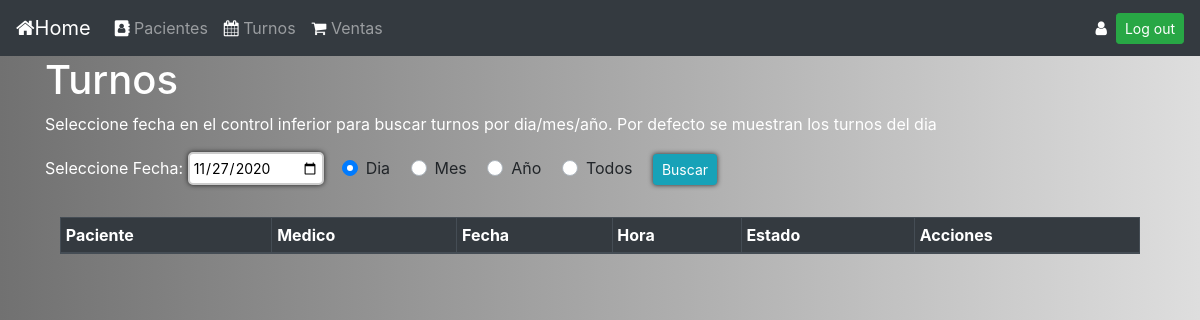
Page /turnos (signed in) on the earlier database version.
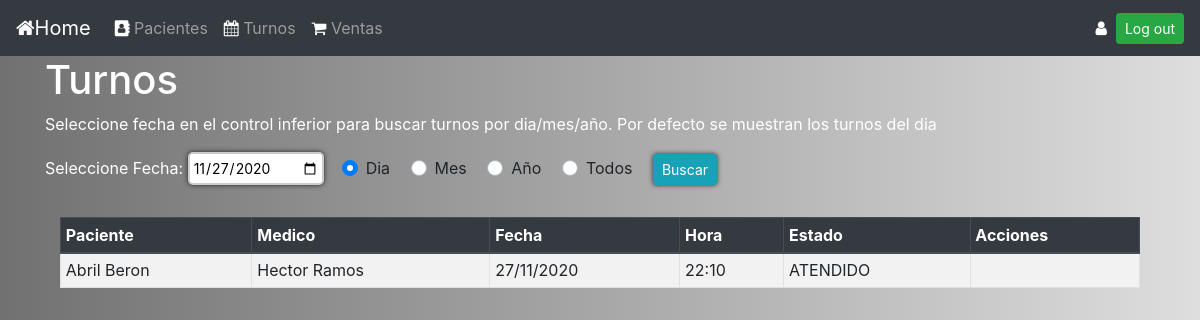
Same page on the later database version.
### gestion_consultorio/models.py (models this page shows)
class turno(models.Model):
    id_paciente = models.ForeignKey(paciente, on_delete=models.CASCADE)
    fecha_turno =  models.DateField()
    hora_turno =  models.TimeField()
    id_medico = models.ForeignKey(medico, on_delete=models.CASCADE)
    estado_turno = models.CharField(max_length=32, default='PENDIENTE', choices=[('PENDIENTE','pendiente'),('AUSENTE','ausente'),('ATENDIDO','atendido')])

class paciente(models.Model):
    nombre = models.CharField(max_length=64)
    apellido = models.CharField(max_length=64)
    def __str__(self):
        return f"{self.nombre} {self.apellido}"

class medico(models.Model):
    nombre = models.CharField(max_length=64)
    apellido = models.CharField(max_length=64)
    def __str__(self):
        return f"{self.nombre} {self.apellido}"

### gestion_consultorio/views.py (the view, shortened to what this page needs)
# urls.py: path('turnos', views.turnos, name='turnos'),
@login_required(login_url='login_view')
@user_passes_test(acceso_turnos, login_url='errorpermisos')
def turnos(request):
    hoy=datetime.date.today()
    fecha_filtro = {'fecha_turno': hoy}
    usuario = None
    if request.user.is_authenticated:
        usuario_nombre = request.user.first_name
        usuario_apellido = request.user.last_name
        try:
            medico_filtro=medico.objects.get(nombre=usuario_nombre,apellido=usuario_apellido)
            consulta = turno.objects.filter(id_medico=medico_filtro).filter(**fecha_filtro).order_by('fecha_turno','hora_turno')
        except:
            consulta = turno.objects.filter(**fecha_filtro).order_by('fecha_turno','hora_turno')
    return render(request,"turnos.html", {"medicos":medico.objects.all(),"turnos": consulta})

### gestion_consultorio/views.py (called while the page is built)
def acceso_turnos(user):
    return user.groups.filter(name__in=['Medicos','Secretarias']).exists()

### gestion_consultorio/templates/turnos.html (shortened to what this page needs)
{% extends "layout.html" %}
{% block body %}
<div class="container">
  <h1 style="color:white">Turnos</h1>
  <p style="color:white">Seleccione fecha en el control inferior para buscar turnos por dia/mes/año. Por defecto se muestran los turnos del dia</p>
</div>
<div class="container">
  <form action="{% url 'turnos' %}" method="post">
  <label style="color:white;">Seleccione Fecha: <input type="date" name="fecha" id="input_fecha"></label>&nbsp;&nbsp;&nbsp;
  <div class="custom-control custom-radio custom-control-inline">
    <label class="custom-control-label" for="customRadioInline1">Dia</label>
  </div>
  <div class="custom-control custom-radio custom-control-inline">
    <label class="custom-control-label" for="customRadioInline2">Mes</label>
  </div>
  <div class="custom-control custom-radio custom-control-inline">
    <label class="custom-control-label" for="customRadioInline3">Año</label>
  </div>
  <div class="custom-control custom-radio custom-control-inline">
    <label class="custom-control-label" for="customRadioInline4">Todos</label>
  </div>
  <input type="submit" value="Buscar" class="btn btn-info btn-sm">
  </form>
</div>
<br>
<div class="container">
<div id="div1" class ="col-md-12">
        <table border="1" class="table table-striped table-bordered bg-white table-sm">
            <thead class="thead-dark">
                <tr>
                    <th scope="col">Paciente</th>
                    <th scope="col">Medico</th>
                    <th scope="col">Fecha</th>
                    <th scope="col">Hora</th>
                    <th scope="col">Estado</th>
                    <th scope="col">Acciones</th>
                </tr>
              </thead>
            <tbody>
                {% for unTurno in turnos %}
                <tr>
                    <td style="display:none;">{{unTurno.id}}
                    <td>{{unTurno.id_paciente}}</td>
                    <td>{{unTurno.id_medico}}</td>
                    <td>{{unTurno.fecha_turno|date:"d/m/Y"}}</td>
                    <td>{{unTurno.hora_turno|time:"H:i"}}</td>
                    <td>{{unTurno.estado_turno}}</td>
                    <td>
                    </td>
                </tr>
            {% endfor %}
            </tbody>
        </table>
    </div>
</div>
{% endblock %}

### gestion_consultorio/templates/layout.html (shortened to what this page needs)
{% load static %}
<!DOCTYPE html>
<html lang="es">
<head>
    <link rel="stylesheet" href="https://cdn.jsdelivr.net/npm/bootstrap@4.5.3/dist/css/bootstrap.min.css">
    <link href="https://cdnjs.cloudflare.com/ajax/libs/font-awesome/4.7.0/css/font-awesome.min.css" rel="stylesheet">
    <link rel="stylesheet" href="{% static 'estilos.css' %}">
    <nav class="navbar navbar-expand-sm bg-dark navbar-dark">
        <a class="navbar-brand" href="{% url 'index' %}"> <i style="color:white;" class="fa fa-home" aria-hidden="true"></i>Home</a>
        <div class="collapse navbar-collapse" id="navbarTogglerDemo02">
          <ul class="navbar-nav mr-auto mt-2 mt-lg-0">
            <li class="nav-item">
                <a class="nav-link" href="{% url 'pacientes' %}"> <i style="color:white;" class="fa fa-address-book" aria-hidden="true"></i> Pacientes</a>
            </li>
            <li class="nav-item">
                <a class="nav-link" href="{% url 'turnos' %}"><i style="color:white;" class="fa fa-calendar" aria-hidden="true"></i> Turnos</a>
            </li>
            <li class="nav-item">
                <a class="nav-link" href="{% url 'ventas' %}"><i style="color:white;" class="fa fa-shopping-cart" aria-hidden="true"></i> Ventas</a>
            </li>
          </ul>
                <a style="color: white; text-align:center;"><i style="color: white;" class="fa fa-user"></i>  {{ request.user.last_name }} {{ request.user.first_name }}</a> &nbsp;&nbsp;
        <a href="{% url 'logout_view' %}" class="btn btn-success btn-sm">Log out</a>
        </div>
      </nav>
</head>
<body>
    {%block body%}
    {%endblock%}
</body>
</html>

### gestion_consultorio/static/estilos.css (style rules this page uses)
body { background: #717171; background: -moz-linear-gradient(left, #717171 0%, #B3B3B3 61%, #DEDEDE 100%); background: -webkit-linear-gradient(left, #717171 0%, #B3B3B3 61%, #DEDEDE 100%); background: linear-gradient(to right, #717171 0%, #B3B3B3 61%, #DEDEDE 100%); }
#div1 { overflow-y: scroll; overflow-x: hidden; height:400px; width: 100%; }
td { margin: 0 auto; }
input { border-color:#cccccc; border-style:solid; padding:3px; border-width:2px; border-radius:5px; box-shadow: 0px 0px 5px 0px rgba(0, 0, 0, 0.75); font-size:14px; }

Differences in the rows shown:
added turno: id_paciente "Abril Beron", id_medico "Hector Ramos", fecha_turno "27/11/2020", hora_turno "22:10", estado_turno "ATENDIDO"
